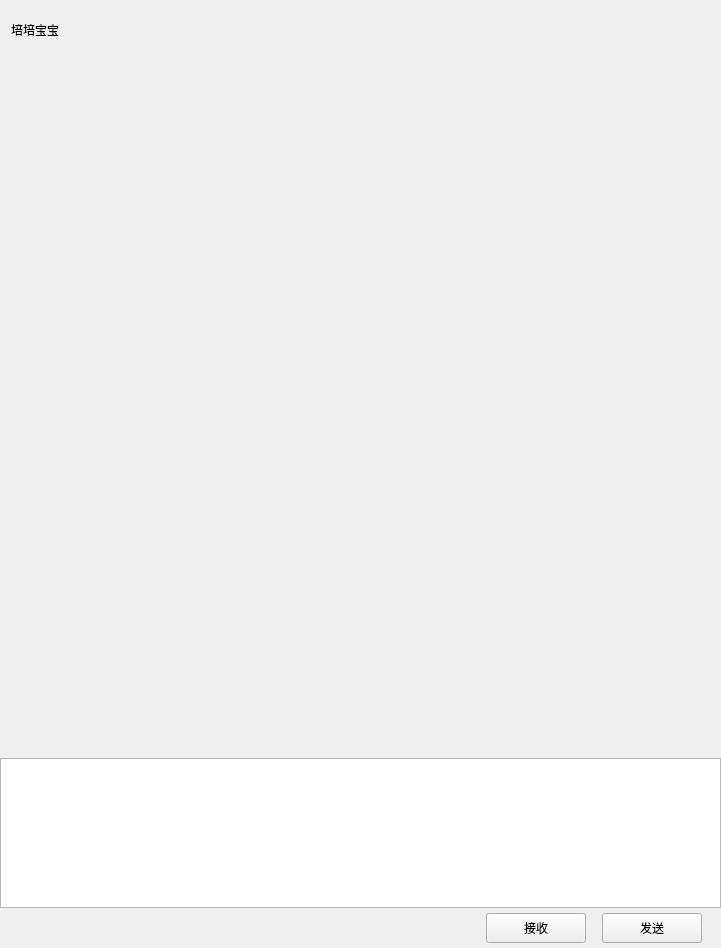
<?xml version="1.0" encoding="UTF-8"?>
<ui version="4.0">
 <class>ChatPage</class>
 <widget class="QWidget" name="ChatPage">
  <property name="geometry">
   <rect>
    <x>0</x>
    <y>0</y>
    <width>721</width>
    <height>948</height>
   </rect>
  </property>
  <property name="windowTitle">
   <string>Form</string>
  </property>
  <layout class="QVBoxLayout" name="verticalLayout">
   <property name="spacing">
    <number>0</number>
   </property>
   <property name="leftMargin">
    <number>0</number>
   </property>
   <property name="topMargin">
    <number>0</number>
   </property>
   <property name="rightMargin">
    <number>0</number>
   </property>
   <property name="bottomMargin">
    <number>0</number>
   </property>
   <item>
    <widget class="QWidget" name="chat_data_wid" native="true">
     <layout class="QVBoxLayout" name="verticalLayout_4">
      <property name="spacing">
       <number>0</number>
      </property>
      <property name="leftMargin">
       <number>0</number>
      </property>
      <property name="topMargin">
       <number>0</number>
      </property>
      <property name="rightMargin">
       <number>0</number>
      </property>
      <property name="bottomMargin">
       <number>0</number>
      </property>
      <item>
       <widget class="QWidget" name="title_wid" native="true">
        <property name="minimumSize">
         <size>
          <width>0</width>
          <height>60</height>
         </size>
        </property>
        <property name="maximumSize">
         <size>
          <width>16777215</width>
          <height>60</height>
         </size>
        </property>
        <layout class="QVBoxLayout" name="verticalLayout_5">
         <property name="topMargin">
          <number>2</number>
         </property>
         <property name="rightMargin">
          <number>2</number>
         </property>
         <property name="bottomMargin">
          <number>2</number>
         </property>
         <item>
          <widget class="QWidget" name="widget_2" native="true">
           <layout class="QHBoxLayout" name="horizontalLayout_3">
            <property name="leftMargin">
             <number>2</number>
            </property>
            <property name="topMargin">
             <number>2</number>
            </property>
            <property name="rightMargin">
             <number>2</number>
            </property>
            <property name="bottomMargin">
             <number>2</number>
            </property>
            <item>
             <widget class="QLabel" name="titile_lb">
              <property name="text">
               <string>培培宝宝</string>
              </property>
             </widget>
            </item>
           </layout>
          </widget>
         </item>
        </layout>
       </widget>
      </item>
      <item>
       <widget class="ChatView" name="chat_data_list" native="true"/>
      </item>
      <item>
       <widget class="QWidget" name="tool_wid" native="true">
        <property name="minimumSize">
         <size>
          <width>0</width>
          <height>40</height>
         </size>
        </property>
        <property name="maximumSize">
         <size>
          <width>16777215</width>
          <height>40</height>
         </size>
        </property>
        <layout class="QHBoxLayout" name="horizontalLayout_4">
         <property name="leftMargin">
          <number>2</number>
         </property>
         <property name="topMargin">
          <number>2</number>
         </property>
         <property name="rightMargin">
          <number>2</number>
         </property>
         <property name="bottomMargin">
          <number>2</number>
         </property>
         <item>
          <spacer name="horizontalSpacer_2">
           <property name="orientation">
            <enum>Qt::Horizontal</enum>
           </property>
           <property name="sizeType">
            <enum>QSizePolicy::Fixed</enum>
           </property>
           <property name="sizeHint" stdset="0">
            <size>
             <width>5</width>
             <height>20</height>
            </size>
           </property>
          </spacer>
         </item>
         <item>
          <widget class="ClickedLabel" name="emo_lb">
           <property name="minimumSize">
            <size>
             <width>25</width>
             <height>25</height>
            </size>
           </property>
           <property name="maximumSize">
            <size>
             <width>25</width>
             <height>25</height>
            </size>
           </property>
           <property name="text">
            <string/>
           </property>
          </widget>
         </item>
         <item>
          <spacer name="horizontalSpacer_4">
           <property name="orientation">
            <enum>Qt::Horizontal</enum>
           </property>
           <property name="sizeType">
            <enum>QSizePolicy::Fixed</enum>
           </property>
           <property name="sizeHint" stdset="0">
            <size>
             <width>5</width>
             <height>20</height>
            </size>
           </property>
          </spacer>
         </item>
         <item>
          <widget class="ClickedLabel" name="file_lb">
           <property name="minimumSize">
            <size>
             <width>25</width>
             <height>25</height>
            </size>
           </property>
           <property name="maximumSize">
            <size>
             <width>25</width>
             <height>25</height>
            </size>
           </property>
           <property name="text">
            <string/>
           </property>
          </widget>
         </item>
         <item>
          <spacer name="horizontalSpacer_3">
           <property name="orientation">
            <enum>Qt::Horizontal</enum>
           </property>
           <property name="sizeHint" stdset="0">
            <size>
             <width>40</width>
             <height>20</height>
            </size>
           </property>
          </spacer>
         </item>
        </layout>
       </widget>
      </item>
      <item>
       <widget class="MessageTextEdit" name="chatEdit">
        <property name="minimumSize">
         <size>
          <width>0</width>
          <height>150</height>
         </size>
        </property>
        <property name="maximumSize">
         <size>
          <width>16777215</width>
          <height>150</height>
         </size>
        </property>
       </widget>
      </item>
      <item>
       <widget class="QWidget" name="send_wid" native="true">
        <property name="minimumSize">
         <size>
          <width>0</width>
          <height>40</height>
         </size>
        </property>
        <property name="maximumSize">
         <size>
          <width>16777215</width>
          <height>40</height>
         </size>
        </property>
        <layout class="QHBoxLayout" name="horizontalLayout_5">
         <property name="topMargin">
          <number>2</number>
         </property>
         <property name="bottomMargin">
          <number>2</number>
         </property>
         <item>
          <spacer name="horizontalSpacer_5">
           <property name="orientation">
            <enum>Qt::Horizontal</enum>
           </property>
           <property name="sizeHint" stdset="0">
            <size>
             <width>40</width>
             <height>20</height>
            </size>
           </property>
          </spacer>
         </item>
         <item>
          <widget class="ClickedBtn" name="receive_btn">
           <property name="minimumSize">
            <size>
             <width>100</width>
             <height>30</height>
            </size>
           </property>
           <property name="maximumSize">
            <size>
             <width>100</width>
             <height>30</height>
            </size>
           </property>
           <property name="text">
            <string>接收</string>
           </property>
          </widget>
         </item>
         <item>
          <spacer name="horizontalSpacer_6">
           <property name="orientation">
            <enum>Qt::Horizontal</enum>
           </property>
           <property name="sizeType">
            <enum>QSizePolicy::Fixed</enum>
           </property>
           <property name="sizeHint" stdset="0">
            <size>
             <width>10</width>
             <height>20</height>
            </size>
           </property>
          </spacer>
         </item>
         <item>
          <widget class="ClickedBtn" name="send_btn">
           <property name="minimumSize">
            <size>
             <width>100</width>
             <height>30</height>
            </size>
           </property>
           <property name="maximumSize">
            <size>
             <width>100</width>
             <height>30</height>
            </size>
           </property>
           <property name="text">
            <string>发送</string>
           </property>
          </widget>
         </item>
         <item>
          <spacer name="horizontalSpacer_7">
           <property name="orientation">
            <enum>Qt::Horizontal</enum>
           </property>
           <property name="sizeType">
            <enum>QSizePolicy::Fixed</enum>
           </property>
           <property name="sizeHint" stdset="0">
            <size>
             <width>10</width>
             <height>20</height>
            </size>
           </property>
          </spacer>
         </item>
        </layout>
       </widget>
      </item>
     </layout>
    </widget>
   </item>
  </layout>
 </widget>
 <customwidgets>
  <customwidget>
   <class>ClickedBtn</class>
   <extends>QPushButton</extends>
   <header location="global">clickedbtn.h</header>
  </customwidget>
  <customwidget>
   <class>ClickedLabel</class>
   <extends>QLabel</extends>
   <header location="global">clickedlabel.h</header>
  </customwidget>
  <customwidget>
   <class>ChatView</class>
   <extends>QWidget</extends>
   <header>chatview.h</header>
   <container>1</container>
  </customwidget>
  <customwidget>
   <class>MessageTextEdit</class>
   <extends>QTextEdit</extends>
   <header location="global">messagetextedit.h</header>
  </customwidget>
 </customwidgets>
 <resources/>
 <connections/>
</ui>
